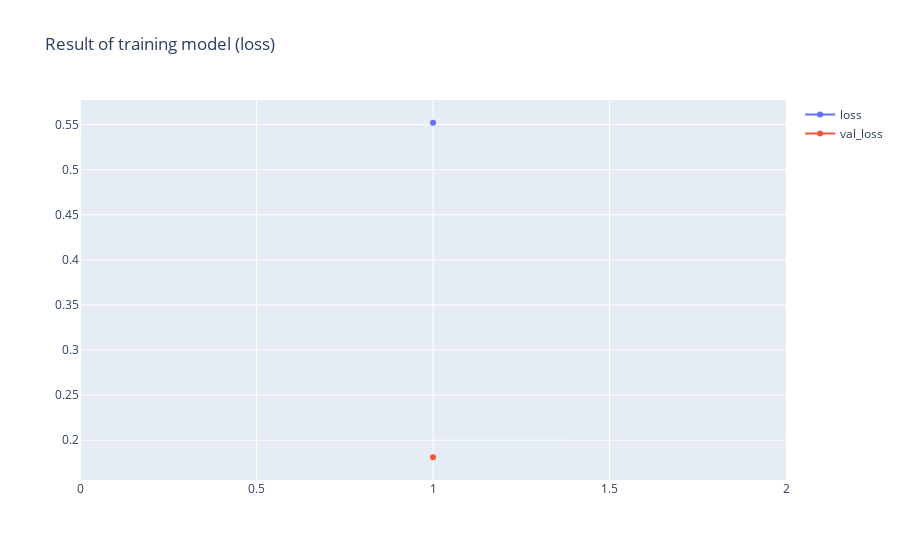
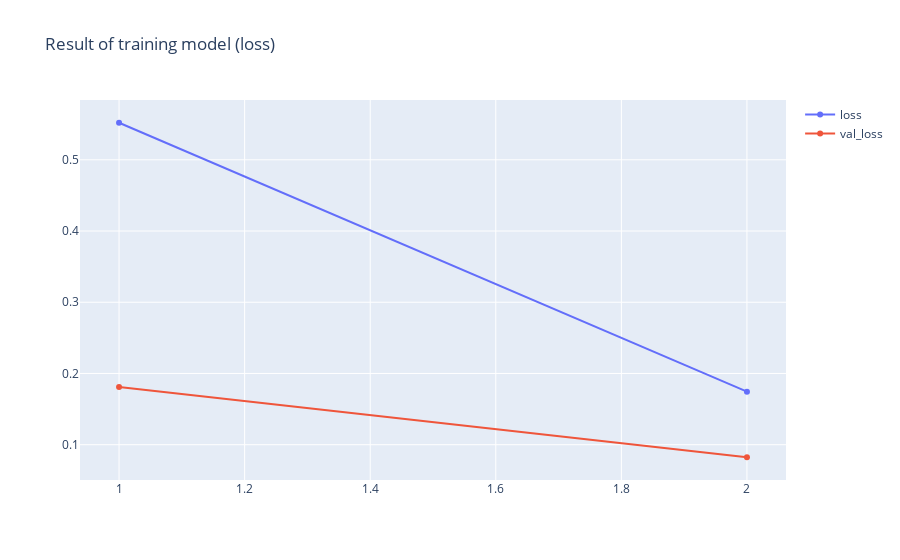
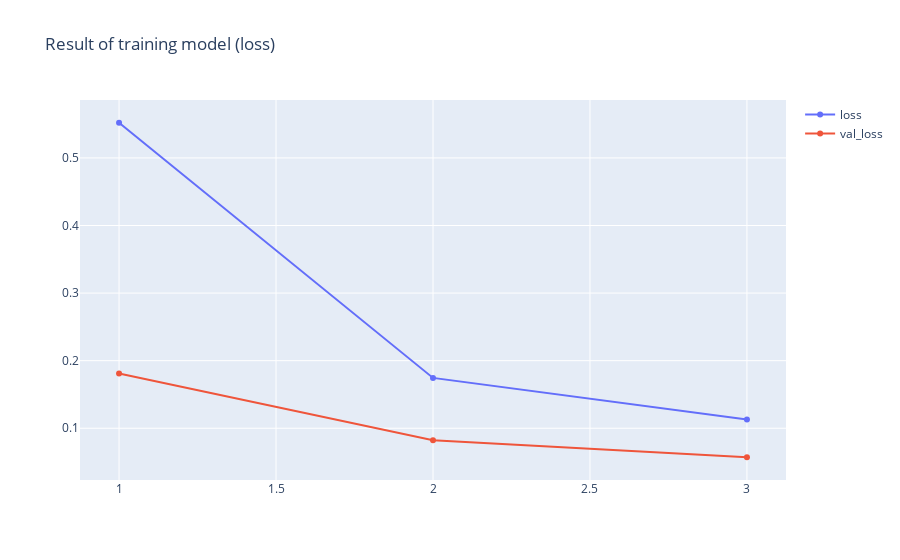
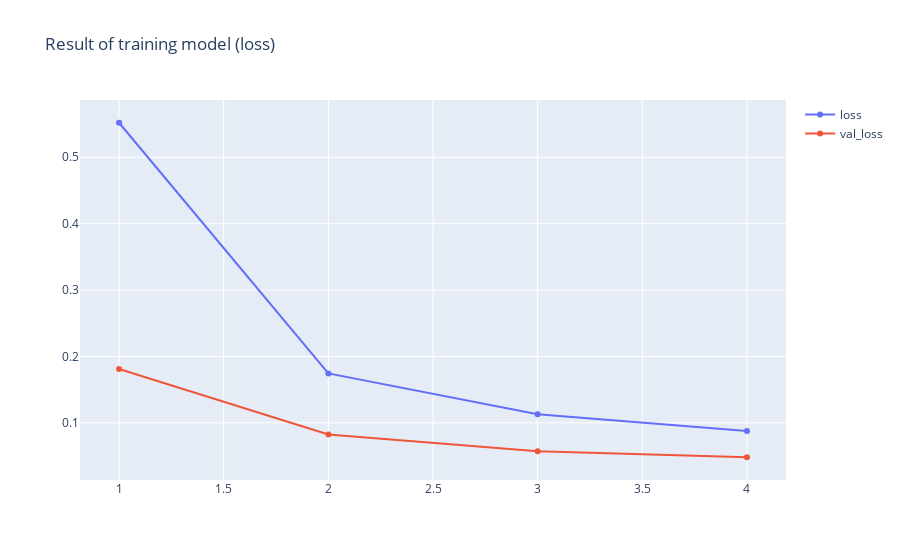

These figures' notebook cell, in order:
### Code cell
# Скомплировать нейронную сеть
network.compile(
    loss="categorical_crossentropy", # Перекрестная энтропия
    optimizer="rmsprop",  # Распространение СКО
    metrics=["accuracy"]) # Точностный показатель результативности

# Натренировать нейронную сеть
history = network.fit(
    features_train,  # Признаки
    target_train,    # Цель
    epochs=7,        # Количество эпох
    verbose=1,       # Печатать описание после каждой эпохи
    batch_size=1000, # Количество наблюдений на пакет
    validation_data=(features_test, target_test), # Данные для оценивания
    callbacks=[callback])

### Figure 1 — Plotly figure (JSON) as saved in the notebook; plotly's stock layout.template omitted (floating-point values rounded to 4 significant figures)
{"data": [{"name": "loss", "type": "scatter", "x": [1], "y": [0.552]}, {"name": "val_loss", "type": "scatter", "x": [1], "y": [0.1811]}], "layout": {"title": {"text": "Result of training model (loss)"}}}

### Figure 2 — Plotly figure (JSON) as saved in the notebook; plotly's stock layout.template omitted (floating-point values rounded to 4 significant figures)
{"data": [{"name": "loss", "type": "scatter", "x": [1, 2], "y": [0.552, 0.1745]}, {"name": "val_loss", "type": "scatter", "x": [1, 2], "y": [0.1811, 0.08237]}], "layout": {"title": {"text": "Result of training model (loss)"}}}

### Figure 3 — Plotly figure (JSON) as saved in the notebook; plotly's stock layout.template omitted (floating-point values rounded to 4 significant figures)
{"data": [{"name": "loss", "type": "scatter", "x": [1, 2, 3], "y": [0.552, 0.1745, 0.113]}, {"name": "val_loss", "type": "scatter", "x": [1, 2, 3], "y": [0.1811, 0.08237, 0.0571]}], "layout": {"title": {"text": "Result of training model (loss)"}}}

### Figure 4 — Plotly figure (JSON) as saved in the notebook; plotly's stock layout.template omitted (floating-point values rounded to 4 significant figures)
{"data": [{"name": "loss", "type": "scatter", "x": [1, 2, 3, 4], "y": [0.552, 0.1745, 0.113, 0.08784]}, {"name": "val_loss", "type": "scatter", "x": [1, 2, 3, 4], "y": [0.1811, 0.08237, 0.0571, 0.04814]}], "layout": {"title": {"text": "Result of training model (loss)"}}}
